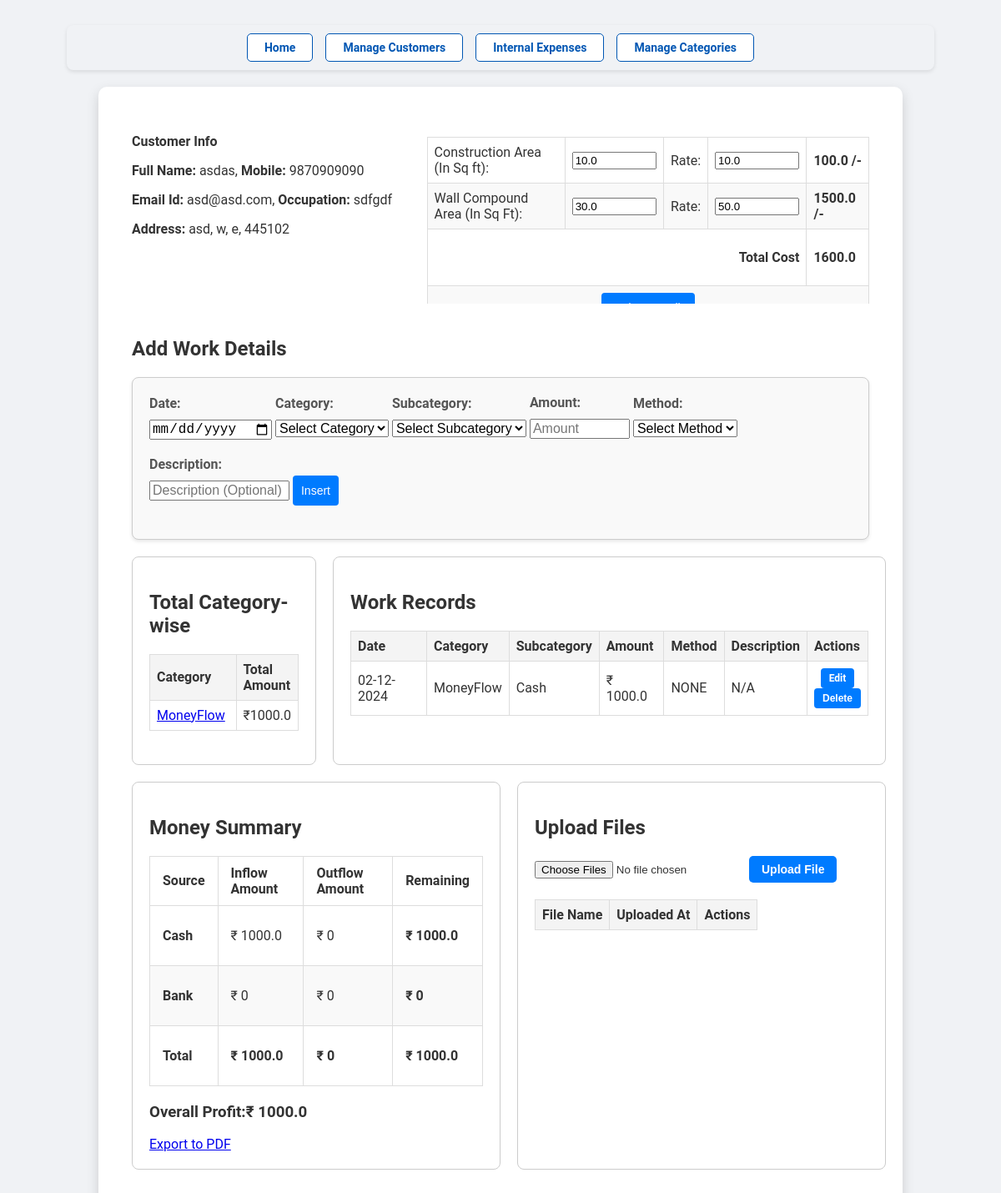
Screenshot of /customer/2/work_details with the database file from the repository.
### models.py (models this page shows)
class Customer(db.Model):
  id = db.Column(db.Integer, primary_key=True)
  full_name = db.Column(db.String(100), nullable=False)
  mobile_no = db.Column(db.String(20), nullable=False)
  occupation = db.Column(db.String(50))
  email_id = db.Column(db.String(50))
  address = db.Column(db.Text)
  files = db.relationship('CustomerFile', back_populates='customer', cascade='all, delete-orphan')
  construction_size = db.Column(db.Float, nullable=True, default=0.0)
  rate_of_construction = db.Column(db.Float, nullable=True, default=0.0)
  wall_compound_size = db.Column(db.Float, nullable=True, default=0.0)
  rate_of_wall_compound = db.Column(db.Float, nullable=True, default=0.0)

class Category(db.Model):
  id = db.Column(db.Integer, primary_key=True)
  name = db.Column(db.String(50), nullable=False, unique=True)
  type = db.Column(db.String(10), nullable=False)  # inflow or outflow

class Subcategory(db.Model):
  id = db.Column(db.Integer, primary_key=True)
  name = db.Column(db.String(50), nullable=False)
  category_id = db.Column(db.Integer, db.ForeignKey('category.id'), nullable=False)
  category = db.relationship('Category', backref=db.backref('subcategories', lazy=True))

class WorkDetail(db.Model):
  id = db.Column(db.Integer, primary_key=True)
  customer_id = db.Column(db.Integer, db.ForeignKey('customer.id'), nullable=False)
  date = db.Column(db.Date, nullable=False, default=datetime.utcnow)
  category_id = db.Column(db.Integer, db.ForeignKey('category.id'), nullable=False)
  subcategory_id = db.Column(db.Integer, db.ForeignKey('subcategory.id'), nullable=False)
  amount = db.Column(db.Float, nullable=False)
  method = db.Column(db.Text)
  description = db.Column(db.Text)
  category = db.relationship('Category', backref='work_details', lazy=True)
  subcategory = db.relationship('Subcategory', backref='work_details', lazy=True)

### abconstruction.py (the view, shortened to what this page needs)
@app.route('/customer/<int:id>/work_details', methods=['GET', 'POST'])
def customer_work_details(id):
  customer = Customer.query.get_or_404(id)
  categories = Category.query.all()
  inflow_total = 0
  outflow_total = 0
  profit = 0
  try:
    outflow_total = (
        db.session.query(db.func.sum(WorkDetail.amount))
        .join(Category, WorkDetail.category_id == Category.id)
        .filter(Category.type.ilike('outflow'), WorkDetail.customer_id == id)
        .scalar() or 0
    )
    outflow_cash = (
        db.session.query(db.func.sum(WorkDetail.amount))
        .join(Category, WorkDetail.category_id == Category.id)
        .filter(Category.type.ilike('outflow'), WorkDetail.customer_id == id,
               WorkDetail.method.ilike('cash'))
        .scalar() or 0
    )
    outflow_bank = (
        db.session.query(db.func.sum(WorkDetail.amount))
        .join(Category, WorkDetail.category_id == Category.id)
        .filter(Category.type.ilike('outflow'), WorkDetail.customer_id == id,
                WorkDetail.method.ilike('bank'))
        .scalar() or 0
    )
    inflow_total = (
        db.session.query(db.func.sum(WorkDetail.amount))
        .join(Category, WorkDetail.category_id == Category.id)
        .filter(Category.type.ilike('inflow'), WorkDetail.customer_id == id)
        .scalar() or 0
    )
    inflow_cash = (
        db.session.query(db.func.sum(WorkDetail.amount))
        .join(Category, WorkDetail.category_id == Category.id)
        .join(Subcategory, WorkDetail.subcategory_id == Subcategory.id)
        .filter(Category.type.ilike('inflow'),
                WorkDetail.customer_id == id,
                Subcategory.name.ilike('cash'))
        .scalar() or 0
    )
    inflow_bank = (
        db.session.query(db.func.sum(WorkDetail.amount))
        .join(Category, WorkDetail.category_id == Category.id)
        .join(Subcategory, WorkDetail.subcategory_id == Subcategory.id)
        .filter(Category.type.ilike('inflow'),
                WorkDetail.customer_id == id,
                Subcategory.name.ilike('bank'))
        .scalar() or 0
    )
    if inflow_total != (inflow_cash + inflow_bank):
      raise ValueError(f"Total money recieved does not match")
    if outflow_total != (outflow_cash + outflow_bank):
      raise ValueError(f"Total money spent does not match")
    profit = inflow_total - outflow_total
  except Exception as e:
    print(f"Error calculating total: {e}")
  category_summary = db.session.query(
      Category.id,
      Category.name,
      db.func.sum(WorkDetail.amount)
  ).join(WorkDetail, WorkDetail.category_id == Category.id)\
  .filter(WorkDetail.customer_id == id)\
  .group_by(Category.id, Category.name).all()
  selected_category_id = request.args.get('category_id', type=int)
  if selected_category_id:
      work_records_query = WorkDetail.query.filter_by(customer_id=id, category_id=selected_category_id).order_by(desc(WorkDetail.date)).all()
  else:
      work_records_query = WorkDetail.query.filter_by(customer_id=id).order_by(desc(WorkDetail.date)).all()
  work_records = [
      {
          'id': record.id,
          'date': record.date.strftime('%d-%m-%Y'),
          'category': Category.query.get(record.category_id).name,
          'subcategory': Subcategory.query.get(record.subcategory_id).name if record.subcategory_id else None,
          'amount': record.amount,
          'method': record.method,
          'description': record.description,
      }
      for record in work_records_query
  ]
  if selected_category_id:
    total_amount = sum(record.amount for record in work_records_query)
  else:
    total_amount = 0
  return render_template(
      'work_details.html',
      customer=customer,
      categories=categories,
      category_summary=category_summary,
      work_records=work_records,
      total_amount=total_amount,
      inflow_total=inflow_total,
      inflow_cash=inflow_cash,
      inflow_bank=inflow_bank,
      outflow_total=outflow_total,
      outflow_cash=outflow_cash,
      outflow_bank=outflow_bank,
      profit=profit,
      selected_category_id=selected_category_id
  )

### templates/work_details.html (shortened to what this page needs)
<!DOCTYPE html>
<html lang="en">
<head>
  <link rel="stylesheet" href="{{ url_for('static', filename='styles.css') }}">
</head>
<body>
  <div class="navigation">
    <a href="{{ url_for('dashboard') }}" class="btn btn-secondary">Home</a>
    <a href="{{ url_for('manage_customers') }}" class="btn btn-secondary">Manage Customers</a>
    <a href="{{ url_for('manage_expenses') }}" class="btn btn-secondary">Internal Expenses</a>
    <a href="{{ url_for('manage_categories') }}" class="btn btn-secondary">Manage Categories</a>
  </div>
  <div class="container">
    <div class="customer-details-container">
      <div class="customer-info-left">
        <p><strong>Customer Info</strong></p>
        <p><strong>Full Name:</strong> {{ customer.full_name }}, <strong>Mobile:</strong> {{ customer.mobile_no }} </p>
        <p><strong>Email Id:</strong> {{ customer.email_id }}, <strong>Occupation:</strong> {{ customer.occupation}}</p>
        <p><strong>Address:</strong> {{ customer.address }}</p>
      </div>
      <div class="customer-info-right">
        <form method="POST" action="{{ url_for('customer_update', id=customer.id) }}">
        <table class="table-summary">
          <tbody>
            <tr>
              <td>
                <label for="home_construction_area">Construction Area (In Sq ft):</label>
              </td>
              <td>
                <input type="text" id="home_construction_area" name="home_construction_area" required pattern="\d+(\.\d{1,2})?" placeholder="Construction Size" value="{{ customer.construction_size if customer.construction_size else '0' }}" maxlength="10" style="width: 7em;">
              </td>
              <td>
                <label for="home_construction_rate">Rate:</label>
              </td>
              <td>
                <input type="text" id="home_construction_rate" name="home_construction_rate" required pattern="\d+(\.\d{1,2})?" placeholder="Construction Rate" value="{{ customer.rate_of_construction if customer.rate_of_construction else '0'}}" maxlength="10" style="width: 7em;">
               </td>
              <td>
                <strong> <label for="total_construction_cost"> {{ (customer.construction_size or 0) * (customer.rate_of_construction or 0) }} /-</label></strong>
              </td>
            </tr>
            <tr>
              <td>
                <label for="wall_compound_area">Wall Compound Area (In Sq Ft):</label>
              </td>
              <td>
                <input type="text" id="wall_compound_area" name="wall_compound_area" required pattern="\d+(\.\d{1,2})?" placeholder="Wall Compound Area" value="{{ customer.wall_compound_size if customer.wall_compound_size else '0' }}" maxlength="10" style="width: 7em;">
              </td>
              <td>
                <label for="wall_compound_rate">Rate:</label>
              </td>
              <td>
                <input type="text" id="wall_compound_rate" name="wall_compound_rate" required pattern="\d+(\.\d{1,2})?" placeholder="Wall Compound Rate" value="{{ customer.rate_of_wall_compound if customer.rate_of_wall_compound else '0' }}" maxlength="10" style="width: 7em;">
              </td>
              <td>
                <strong> <label for="total_wall_compound_cost"> {{ (customer.wall_compound_size or 0) * (customer.rate_of_wall_compound or 0) }} /-</label></strong>
              </td>
            </tr>
            <tr>
              <td colspan="4" style="text-align: right;">
              <p><strong>Total Cost</strong></p>
              </td>
              <td>
              <strong>{{ ((customer.wall_compound_size or 0) * (customer.rate_of_wall_compound or 0)) + ((customer.construction_size or 0) * (customer.rate_of_construction or 0)) }}</strong>
              </td>
            </tr>
            <tr>
              <td colspan="5" style="font-size: 0.5em;text-align: center;">
              <button type="submit">Update Details</button>
              </td>
            </tr>
          </tbody>
        </table>
        </form>
      </div>
    </div>
    <section class="form-section">
      <h2>Add Work Details</h2>
      <div class="summary">
      <form method="POST" action="{{ url_for('customer_work_details', id=customer.id) }}">
        <div class="form-group">
          <label for="date">Date:</label>
          <input type="date" name="date" id="date" required pattern="\d{4}-\d{2}-\d{2}">
        </div>
        <div class="form-group">
          <label for="category">Category:</label>
          <select name="category_id" id="category" required>
            <option value="" disabled selected>Select Category</option>
          </select>
        </div>
        <div class="form-group">
          <label for="subcategory">Subcategory:</label>
          <select name="subcategory_id" id="subcategory" required>
            <option value="" disabled selected>Select Subcategory</option>
          </select>
        </div>
        <div class="form-group" style="position: relative; display: inline-block;">
          <label for="amount">Amount:</label>
          <input type="text" id="amount" name="amount" required pattern="\d+(\.\d{1,2})?" placeholder="Amount" maxlength="10">
        </div>
        <div class="form-group">
          <label for="method">Method:</label>
          <select name="method" id="method" required>
            <option value="" disabled selected>Select Method</option>
          </select>
        </div>
        <div class="form-group">
          <label for="description">Description:</label>
          <input type="text" name="description" id="description" placeholder="Description (Optional)" style="width: 10em">
        </div>
        <div class="form-group">
          <button type="submit">Insert</button>
        </div>
      </form>
      </div>
    </section>
    <section class="form-container-row">
      <div class="summary-box">
        <h2>Total Category-wise</h2>
        <table class="table-summary">
          <thead>
            <tr>
              <th style="width: 100px;">Category</th>
              <th>Total Amount</th>
            </tr>
          </thead>
          <tbody>
            {% for category in category_summary %}
            <tr>
              <td>
                <a href="{{ url_for('customer_work_details', id=customer.id, category_id=category.id) }}">
                    {{ category.name }}
                </a>
              </td>
              <td>₹{{ category[2] or 0 }}</td>
            </tr>
            {% endfor %}
          </tbody>
        </table>
      </div>
      <div class="record-box">
        <h2>Work Records</h2>
        <table class="table-record">
          <thead>
            <tr>
              <th>Date</th>
              <th>Category</th>
              <th>Subcategory</th>
              <th>Amount</th>
              <th>Method</th>
              <th>Description</th>
              <th>Actions</th>
            </tr>
          </thead>
          <tbody>
            {% for record in work_records %}
            <tr>
              <td>{{ record.date }}</td>
              <td>{{ record.category }}</td>
              <td>{{ record.subcategory }}</td>
              <td>₹ {{ record.amount }}</td>
              <td>{{ record.method or 'N/A' }}</td>
              <td>{{ record.description or 'N/A' }}</td>
              <td>
                <a href="{{ url_for('edit_work_detail', customer_id=customer.id, work_id=record.id) }}" class="btn btn-primary btn-sm"><strong>Edit</strong></a>
                <form action="{{ url_for('delete_work_detail', customer_id=customer.id, work_id=record.id) }}" method="POST" style="display:inline;">
                  <button type="submit" class="btn btn-primary btn-sm" onclick="confirmDelete(this)">Delete</button>
                </form>
              </td>
            </tr>
            {% endfor %}
          </tbody>
        </table>
      </div>
    </section>
    <section class="form-container-row">
      <div class="money-box">
      <h2>Money Summary</h2>
      <table class="table-container">
        <thead>
          <tr>
            <th>Source</th>
            <th>Inflow Amount</th>
            <th>Outflow Amount</th>
            <th>Remaining</th>
          </tr>
        </thead>
        <tbody>
          <tr>
            <td> <p><strong>Cash</strong></p></td>
            <td> <p>₹ {{ inflow_cash }}</p></td>
            <td> <p>₹ {{ outflow_cash }}</p></td>
            <td> <p><strong>₹ {{ inflow_cash - outflow_cash }}</strong></p></td>
          </tr>
            <td> <p><strong>Bank</strong></p></td>
            <td> <p>₹ {{ inflow_bank }}</p></td>
            <td> <p>₹ {{ outflow_bank }}</p></td>
            <td> <p><strong>₹ {{ inflow_bank - outflow_bank }}</strong></p></td>
            <td> <p><strong>Total</strong></p></td>
            <td> <p><strong>₹ {{ inflow_total }}</strong></p></td>
            <td> <p><strong>₹ {{ outflow_total }}</strong></p></td>
            <td> <p><strong>₹ {{ inflow_total - outflow_total }}</strong></p></td>
        </tbody>
      </table>
      <h3><p><strong>Overall Profit:</strong>₹ {{ profit }}</p></h3>
      <a href="{{ url_for('export_work_details', customer_id=customer.id) }}" class="button">Export to PDF</a>
      </div>
      <div class="upload-box">
      <h2>Upload Files</h2>
      <form id="uploadCustomerFileForm" enctype="multipart/form-data">
          <input id="fileInput" type="file" name="file" multiple accept=".pdf,.jpg,.jpeg,.png">
          <button type="button" id="uploadCustomerFileButton" class="btn btn-primary">Upload File</button>
      </form>
        <table class="styled-table">
            <thead>
                <tr>
                    <th>File Name</th>
                    <th>Uploaded At</th>
                    <th>Actions</th>
                </tr>
            </thead>
        </table>
      </div>
    </section>
  </div>
</body>
</html>

### rows the page displays
Customer: full_name "asdas", mobile_no "9870909090", email_id "asd@asd.com", occupation "sdfgdf", address "asd, w, e, 445102", home_construction_area "10.0", home_construction_rate "10.0", construction_size+rate_of_construction "100.0", wall_compound_area "30.0", wall_compound_rate "50.0", wall_compound_size+rate_of_wall_compound "1500.0", wall_compound_size+rate_of_wall_compound+construction_size "1600.0"
Category: name "MoneyFlow", category "1000.0", category "MoneyFlow"
Subcategory: subcategory "Cash"
WorkDetail: amount "1000.0", method "NONE"

### other values shown
{{ record.date }} "02-12-2024"
{{ record.description or 'N/A' }} "N/A"
{{ inflow_cash }} "1000.0"
{{ outflow_cash }} "0"
{{ inflow_cash - outflow_cash }} "1000.0"
{{ inflow_bank }} "0"
{{ outflow_bank }} "0"
{{ inflow_bank - outflow_bank }} "0"
{{ inflow_total }} "1000.0"
{{ outflow_total }} "0"
{{ inflow_total - outflow_total }} "1000.0"
{{ profit }} "1000.0"
